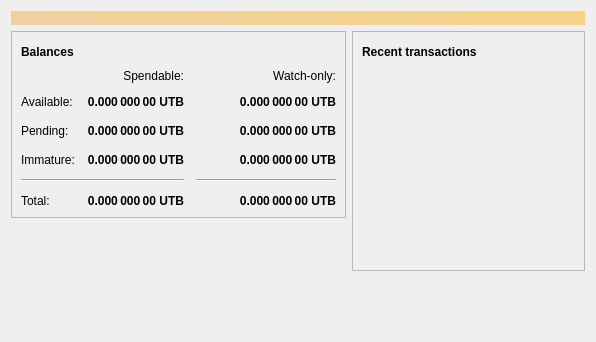
<?xml version="1.0" encoding="UTF-8"?>
<ui version="4.0">
 <class>OverviewPage</class>
 <widget class="QWidget" name="OverviewPage">
  <property name="geometry">
   <rect>
    <x>0</x>
    <y>0</y>
    <width>596</width>
    <height>342</height>
   </rect>
  </property>
  <property name="windowTitle">
   <string>Form</string>
  </property>
  <layout class="QVBoxLayout" name="topLayout">
   <item>
    <widget class="QLabel" name="labelAlerts">
     <property name="visible">
      <bool>false</bool>
     </property>
     <property name="styleSheet">
      <string notr="true">QLabel { background-color: qlineargradient(x1: 0, y1: 0, x2: 1, y2: 0, stop:0 #F0D0A0, stop:1 #F8D488); color:#000000; }</string>
     </property>
     <property name="wordWrap">
      <bool>true</bool>
     </property>
     <property name="margin">
      <number>3</number>
     </property>
     <property name="textInteractionFlags">
      <set>Qt::TextSelectableByMouse</set>
     </property>
    </widget>
   </item>
   <item>
    <layout class="QHBoxLayout" name="horizontalLayout" stretch="1,1">
     <item>
      <layout class="QVBoxLayout" name="verticalLayout_2">
       <item>
        <widget class="QFrame" name="frame">
         <property name="frameShape">
          <enum>QFrame::StyledPanel</enum>
         </property>
         <property name="frameShadow">
          <enum>QFrame::Raised</enum>
         </property>
         <layout class="QVBoxLayout" name="verticalLayout_4">
          <item>
           <layout class="QHBoxLayout" name="horizontalLayout_4">
            <item>
             <widget class="QLabel" name="label_5">
              <property name="font">
               <font>
                <weight>75</weight>
                <bold>true</bold>
               </font>
              </property>
              <property name="text">
               <string>Balances</string>
              </property>
             </widget>
            </item>
            <item>
             <widget class="QPushButton" name="labelWalletStatus">
              <property name="enabled">
               <bool>false</bool>
              </property>
              <property name="maximumSize">
               <size>
                <width>30</width>
                <height>16777215</height>
               </size>
              </property>
              <property name="toolTip">
               <string>The displayed information may be out of date. Your wallet automatically synchronizes with the Coinium network after a connection is established, but this process has not completed yet.</string>
              </property>
              <property name="text">
               <string/>
              </property>
              <property name="icon">
               <iconset resource="../coinium.qrc">
                <normaloff>:/icons/warning</normaloff>
                <disabledoff>:/icons/warning</disabledoff>:/icons/warning</iconset>
              </property>
              <property name="iconSize">
               <size>
                <width>24</width>
                <height>24</height>
               </size>
              </property>
              <property name="flat">
               <bool>true</bool>
              </property>
             </widget>
            </item>
            <item>
             <spacer name="horizontalSpacer_3">
              <property name="orientation">
               <enum>Qt::Horizontal</enum>
              </property>
              <property name="sizeHint" stdset="0">
               <size>
                <width>40</width>
                <height>20</height>
               </size>
              </property>
             </spacer>
            </item>
           </layout>
          </item>
          <item>
           <layout class="QGridLayout" name="gridLayout">
            <property name="spacing">
             <number>12</number>
            </property>
            <item row="2" column="2">
             <widget class="QLabel" name="labelWatchPending">
              <property name="font">
               <font>
                <weight>75</weight>
                <bold>true</bold>
               </font>
              </property>
              <property name="cursor">
               <cursorShape>IBeamCursor</cursorShape>
              </property>
              <property name="toolTip">
               <string>Unconfirmed transactions to watch-only addresses</string>
              </property>
              <property name="text">
               <string notr="true">0.000 000 00 UTB</string>
              </property>
              <property name="alignment">
               <set>Qt::AlignRight|Qt::AlignTrailing|Qt::AlignVCenter</set>
              </property>
              <property name="textInteractionFlags">
               <set>Qt::LinksAccessibleByMouse|Qt::TextSelectableByKeyboard|Qt::TextSelectableByMouse</set>
              </property>
             </widget>
            </item>
            <item row="2" column="1">
             <widget class="QLabel" name="labelUnconfirmed">
              <property name="font">
               <font>
                <weight>75</weight>
                <bold>true</bold>
               </font>
              </property>
              <property name="cursor">
               <cursorShape>IBeamCursor</cursorShape>
              </property>
              <property name="toolTip">
               <string>Total of transactions that have yet to be confirmed, and do not yet count toward the spendable balance</string>
              </property>
              <property name="text">
               <string notr="true">0.000 000 00 UTB</string>
              </property>
              <property name="alignment">
               <set>Qt::AlignRight|Qt::AlignTrailing|Qt::AlignVCenter</set>
              </property>
              <property name="textInteractionFlags">
               <set>Qt::LinksAccessibleByMouse|Qt::TextSelectableByKeyboard|Qt::TextSelectableByMouse</set>
              </property>
             </widget>
            </item>
            <item row="3" column="2">
             <widget class="QLabel" name="labelWatchImmature">
              <property name="font">
               <font>
                <weight>75</weight>
                <bold>true</bold>
               </font>
              </property>
              <property name="cursor">
               <cursorShape>IBeamCursor</cursorShape>
              </property>
              <property name="toolTip">
               <string>Mined balance in watch-only addresses that has not yet matured</string>
              </property>
              <property name="text">
               <string notr="true">0.000 000 00 UTB</string>
              </property>
              <property name="alignment">
               <set>Qt::AlignRight|Qt::AlignTrailing|Qt::AlignVCenter</set>
              </property>
              <property name="textInteractionFlags">
               <set>Qt::LinksAccessibleByMouse|Qt::TextSelectableByKeyboard|Qt::TextSelectableByMouse</set>
              </property>
             </widget>
            </item>
            <item row="4" column="0" colspan="2">
             <widget class="Line" name="line">
              <property name="orientation">
               <enum>Qt::Horizontal</enum>
              </property>
             </widget>
            </item>
            <item row="4" column="2">
             <widget class="Line" name="lineWatchBalance">
              <property name="sizePolicy">
               <sizepolicy hsizetype="Preferred" vsizetype="Fixed">
                <horstretch>0</horstretch>
                <verstretch>0</verstretch>
               </sizepolicy>
              </property>
              <property name="minimumSize">
               <size>
                <width>140</width>
                <height>0</height>
               </size>
              </property>
              <property name="orientation">
               <enum>Qt::Horizontal</enum>
              </property>
             </widget>
            </item>
            <item row="5" column="0">
             <widget class="QLabel" name="labelTotalText">
              <property name="text">
               <string>Total:</string>
              </property>
             </widget>
            </item>
            <item row="3" column="1">
             <widget class="QLabel" name="labelImmature">
              <property name="font">
               <font>
                <weight>75</weight>
                <bold>true</bold>
               </font>
              </property>
              <property name="cursor">
               <cursorShape>IBeamCursor</cursorShape>
              </property>
              <property name="toolTip">
               <string>Mined balance that has not yet matured</string>
              </property>
              <property name="text">
               <string notr="true">0.000 000 00 UTB</string>
              </property>
              <property name="alignment">
               <set>Qt::AlignRight|Qt::AlignTrailing|Qt::AlignVCenter</set>
              </property>
              <property name="textInteractionFlags">
               <set>Qt::LinksAccessibleByMouse|Qt::TextSelectableByKeyboard|Qt::TextSelectableByMouse</set>
              </property>
             </widget>
            </item>
            <item row="2" column="3">
             <spacer name="horizontalSpacer_2">
              <property name="orientation">
               <enum>Qt::Horizontal</enum>
              </property>
              <property name="sizeHint" stdset="0">
               <size>
                <width>40</width>
                <height>20</height>
               </size>
              </property>
             </spacer>
            </item>
            <item row="3" column="0">
             <widget class="QLabel" name="labelImmatureText">
              <property name="text">
               <string>Immature:</string>
              </property>
             </widget>
            </item>
            <item row="5" column="1">
             <widget class="QLabel" name="labelTotal">
              <property name="font">
               <font>
                <weight>75</weight>
                <bold>true</bold>
               </font>
              </property>
              <property name="cursor">
               <cursorShape>IBeamCursor</cursorShape>
              </property>
              <property name="toolTip">
               <string>Your current total balance</string>
              </property>
              <property name="text">
               <string notr="true">0.000 000 00 UTB</string>
              </property>
              <property name="alignment">
               <set>Qt::AlignRight|Qt::AlignTrailing|Qt::AlignVCenter</set>
              </property>
              <property name="textInteractionFlags">
               <set>Qt::LinksAccessibleByMouse|Qt::TextSelectableByKeyboard|Qt::TextSelectableByMouse</set>
              </property>
             </widget>
            </item>
            <item row="5" column="2">
             <widget class="QLabel" name="labelWatchTotal">
              <property name="font">
               <font>
                <weight>75</weight>
                <bold>true</bold>
               </font>
              </property>
              <property name="cursor">
               <cursorShape>IBeamCursor</cursorShape>
              </property>
              <property name="toolTip">
               <string>Current total balance in watch-only addresses</string>
              </property>
              <property name="text">
               <string notr="true">0.000 000 00 UTB</string>
              </property>
              <property name="alignment">
               <set>Qt::AlignRight|Qt::AlignTrailing|Qt::AlignVCenter</set>
              </property>
              <property name="textInteractionFlags">
               <set>Qt::LinksAccessibleByMouse|Qt::TextSelectableByKeyboard|Qt::TextSelectableByMouse</set>
              </property>
             </widget>
            </item>
            <item row="0" column="2">
             <widget class="QLabel" name="labelWatchonly">
              <property name="text">
               <string>Watch-only:</string>
              </property>
              <property name="alignment">
               <set>Qt::AlignRight|Qt::AlignTrailing|Qt::AlignVCenter</set>
              </property>
             </widget>
            </item>
            <item row="1" column="0">
             <widget class="QLabel" name="labelBalanceText">
              <property name="text">
               <string>Available:</string>
              </property>
             </widget>
            </item>
            <item row="1" column="1">
             <widget class="QLabel" name="labelBalance">
              <property name="font">
               <font>
                <weight>75</weight>
                <bold>true</bold>
               </font>
              </property>
              <property name="cursor">
               <cursorShape>IBeamCursor</cursorShape>
              </property>
              <property name="toolTip">
               <string>Your current spendable balance</string>
              </property>
              <property name="text">
               <string notr="true">0.000 000 00 UTB</string>
              </property>
              <property name="alignment">
               <set>Qt::AlignRight|Qt::AlignTrailing|Qt::AlignVCenter</set>
              </property>
              <property name="textInteractionFlags">
               <set>Qt::LinksAccessibleByMouse|Qt::TextSelectableByKeyboard|Qt::TextSelectableByMouse</set>
              </property>
             </widget>
            </item>
            <item row="1" column="2">
             <widget class="QLabel" name="labelWatchAvailable">
              <property name="font">
               <font>
                <weight>75</weight>
                <bold>true</bold>
               </font>
              </property>
              <property name="cursor">
               <cursorShape>IBeamCursor</cursorShape>
              </property>
              <property name="toolTip">
               <string>Your current balance in watch-only addresses</string>
              </property>
              <property name="text">
               <string notr="true">0.000 000 00 UTB</string>
              </property>
              <property name="alignment">
               <set>Qt::AlignRight|Qt::AlignTrailing|Qt::AlignVCenter</set>
              </property>
              <property name="textInteractionFlags">
               <set>Qt::LinksAccessibleByMouse|Qt::TextSelectableByKeyboard|Qt::TextSelectableByMouse</set>
              </property>
             </widget>
            </item>
            <item row="2" column="0">
             <widget class="QLabel" name="labelPendingText">
              <property name="text">
               <string>Pending:</string>
              </property>
             </widget>
            </item>
            <item row="0" column="1">
             <widget class="QLabel" name="labelSpendable">
              <property name="text">
               <string>Spendable:</string>
              </property>
              <property name="alignment">
               <set>Qt::AlignRight|Qt::AlignTrailing|Qt::AlignVCenter</set>
              </property>
             </widget>
            </item>
           </layout>
          </item>
         </layout>
        </widget>
       </item>
       <item>
        <spacer name="verticalSpacer">
         <property name="orientation">
          <enum>Qt::Vertical</enum>
         </property>
         <property name="sizeHint" stdset="0">
          <size>
           <width>20</width>
           <height>40</height>
          </size>
         </property>
        </spacer>
       </item>
      </layout>
     </item>
     <item>
      <layout class="QVBoxLayout" name="verticalLayout_3">
       <item>
        <widget class="QFrame" name="frame_2">
         <property name="frameShape">
          <enum>QFrame::StyledPanel</enum>
         </property>
         <property name="frameShadow">
          <enum>QFrame::Raised</enum>
         </property>
         <layout class="QVBoxLayout" name="verticalLayout">
          <item>
           <layout class="QHBoxLayout" name="horizontalLayout_2">
            <item>
             <widget class="QLabel" name="label_4">
              <property name="font">
               <font>
                <weight>75</weight>
                <bold>true</bold>
               </font>
              </property>
              <property name="text">
               <string>Recent transactions</string>
              </property>
             </widget>
            </item>
            <item>
             <widget class="QPushButton" name="labelTransactionsStatus">
              <property name="enabled">
               <bool>false</bool>
              </property>
              <property name="maximumSize">
               <size>
                <width>30</width>
                <height>16777215</height>
               </size>
              </property>
              <property name="toolTip">
               <string>The displayed information may be out of date. Your wallet automatically synchronizes with the Coinium network after a connection is established, but this process has not completed yet.</string>
              </property>
              <property name="text">
               <string/>
              </property>
              <property name="icon">
               <iconset resource="../coinium.qrc">
                <normaloff>:/icons/warning</normaloff>
                <disabledoff>:/icons/warning</disabledoff>:/icons/warning</iconset>
              </property>
              <property name="iconSize">
               <size>
                <width>24</width>
                <height>24</height>
               </size>
              </property>
              <property name="flat">
               <bool>true</bool>
              </property>
             </widget>
            </item>
            <item>
             <spacer name="horizontalSpacer">
              <property name="orientation">
               <enum>Qt::Horizontal</enum>
              </property>
              <property name="sizeHint" stdset="0">
               <size>
                <width>40</width>
                <height>20</height>
               </size>
              </property>
             </spacer>
            </item>
           </layout>
          </item>
          <item>
           <widget class="QListView" name="listTransactions">
            <property name="styleSheet">
             <string notr="true">QListView { background: transparent; }</string>
            </property>
            <property name="frameShape">
             <enum>QFrame::NoFrame</enum>
            </property>
            <property name="verticalScrollBarPolicy">
             <enum>Qt::ScrollBarAlwaysOff</enum>
            </property>
            <property name="horizontalScrollBarPolicy">
             <enum>Qt::ScrollBarAlwaysOff</enum>
            </property>
            <property name="selectionMode">
             <enum>QAbstractItemView::NoSelection</enum>
            </property>
           </widget>
          </item>
         </layout>
        </widget>
       </item>
       <item>
        <spacer name="verticalSpacer_2">
         <property name="orientation">
          <enum>Qt::Vertical</enum>
         </property>
         <property name="sizeHint" stdset="0">
          <size>
           <width>20</width>
           <height>40</height>
          </size>
         </property>
        </spacer>
       </item>
      </layout>
     </item>
    </layout>
   </item>
  </layout>
 </widget>
 <resources/>
 <connections/>
</ui>
